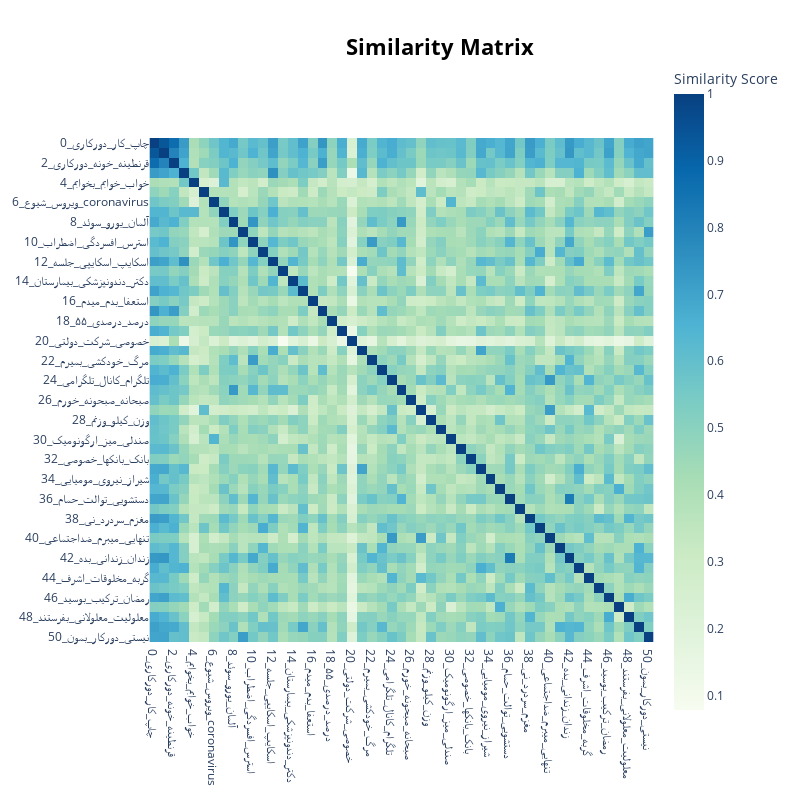

The notebook cell saved with this chart:
### Code cell
topic_model.visualize_heatmap()

### Figure 1 — Plotly figure (JSON) as saved in the notebook; plotly's stock layout.template omitted (floating-point values rounded to 4 significant figures; data arrays with more than 128 entries replaced by an {"elided": "..."} marker saying what was removed)
{"data": [{"coloraxis": "coloraxis", "hovertemplate": "x: %{x}<br>y: %{y}<br>Similarity Score: %{z}<extra></extra>", "name": "0", "type": "heatmap", "x": ["0_چاپ_کار_دورکاری", "1_نمی_خونه_دورکاری", "2_قرنطینه_خونه_دورکاری", "3_واکسن_واکسیناسیون_واکسینه", "4_خواب_خوابم_بخوابم", "5_ترافیک_کاهش_تاکسی", "6_ویروس_شیوع_coronavirus", "7_توییتر_توییت_توئیت", "8_آلمان_یورو_سوئد", "9_اینستاگرام_ادمین_پروژه", "10_استرس_افسردگی_اضطراب", "11_امنیت_امنیتی_سایبری", "12_اسکایپ_اسکایپی_جلسه", "13_بیمه_رد_حقوق", "14_دکتر_دندونپزشکی_بیمارستان", "15_کانادا_کانادایی_تورنتو", "16_استعفا_بدم_میدم", "17_برف_برفی_پنجره", "18_درصد_درصدی_۵۵", "19_متنفرم_متنفر_رمضون", "20_خصوصی_شرکت_دولتی", "21_یوتیوب_ویدئو_یوتوب", "22_مرگ_خودکشی_بمیرم", "23_آشپزی_پیتزا_سیر", "24_تلگرام_کانال_تلگرامی", "25_سگ_سگم_توش", "26_صبحانه_صبحونه_خورم", "27_سیگار_بکشم_بکشی", "28_وزن_کیلو_وزنم", "29_مترو_قطار_اتوبوس", "30_صندلی_میز_ارگونومیک", "31_ترکیه_استانبول_ریموت", "32_بانک_بانکها_خصوصی", "33_سربازی_سرباز_امریه", "34_شیراز_نیروی_مومیایی", "35_php_برنامه_نویس", "36_دستشویی_توالت_حمام", "37_اپل_گیرانه_کارمندان", "38_مغزم_سردرد_نی", "39_ناهار_شام_غذا", "40_تنهایی_میبرم_ضداجتماعی", "41_html_css_مسلط", "42_زندان_زندانی_بده", "43_قهوه_کافه_مصرف", "44_گربه_مخلوقات_اشرف", "45_ناسا_مریخ_هدایت", "46_رمضان_ترکیب_بوسید", "47_آمازون_کارمندانش_تمدید", "48_معلولیت_معلولانی_بفرستند", "49_اسپانیا_کشور_قانون", "50_نیستی_دورکار_بمون"], "xaxis": "x", "y": ["0_چاپ_کار_دورکاری", "1_نمی_خونه_دورکاری", "2_قرنطینه_خونه_دورکاری", "3_واکسن_واکسیناسیون_واکسینه", "4_خواب_خوابم_بخوابم", "5_ترافیک_کاهش_تاکسی", "6_ویروس_شیوع_coronavirus", "7_توییتر_توییت_توئیت", "8_آلمان_یورو_سوئد", "9_اینستاگرام_ادمین_پروژه", "10_استرس_افسردگی_اضطراب", "11_امنیت_امنیتی_سایبری", "12_اسکایپ_اسکایپی_جلسه", "13_بیمه_رد_حقوق", "14_دکتر_دندونپزشکی_بیمارستان", "15_کانادا_کانادایی_تورنتو", "16_استعفا_بدم_میدم", "17_برف_برفی_پنجره", "18_درصد_درصدی_۵۵", "19_متنفرم_متنفر_رمضون", "20_خصوصی_شرکت_دولتی", "21_یوتیوب_ویدئو_یوتوب", "22_مرگ_خودکشی_بمیرم", "23_آشپزی_پیتزا_سیر", "24_تلگرام_کانال_تلگرامی", "25_سگ_سگم_توش", "26_صبحانه_صبحونه_خورم", "27_سیگار_بکشم_بکشی", "28_وزن_کیلو_وزنم", "29_مترو_قطار_اتوبوس", "30_صندلی_میز_ارگونومیک", "31_ترکیه_استانبول_ریموت", "32_بانک_بانکها_خصوصی", "33_سربازی_سرباز_امریه", "34_شیراز_نیروی_مومیایی", "35_php_برنامه_نویس", "36_دستشویی_توالت_حمام", "37_اپل_گیرانه_کارمندان", "38_مغزم_سردرد_نی", "39_ناهار_شام_غذا", "40_تنهایی_میبرم_ضداجتماعی", "41_html_css_مسلط", "42_زندان_زندانی_بده", "43_قهوه_کافه_مصرف", "44_گربه_مخلوقات_اشرف", "45_ناسا_مریخ_هدایت", "46_رمضان_ترکیب_بوسید", "47_آمازون_کارمندانش_تمدید", "48_معلولیت_معلولانی_بفرستند", "49_اسپانیا_کشور_قانون", "50_نیستی_دورکار_بمون"], "yaxis": "y", "z": {"elided": "51x51 float values"}}], "layout": {"coloraxis": {"colorbar": {"title": {"text": "Similarity Score"}}, "colorscale": [[0, "rgb(247,252,240)"], [0.125, "rgb(224,243,219)"], [0.25, "rgb(204,235,197)"], [0.375, "rgb(168,221,181)"], [0.5, "rgb(123,204,196)"], [0.625, "rgb(78,179,211)"], [0.75, "rgb(43,140,190)"], [0.875, "rgb(8,104,172)"], [1, "rgb(8,64,129)"]]}, "height": 800, "hoverlabel": {"bgcolor": "white", "font": {"family": "Rockwell", "size": 16}}, "legend": {"title": {"text": "Trend"}}, "margin": {"t": 60}, "showlegend": true, "title": {"font": {"color": "Black", "size": 22}, "text": "<b>Similarity Matrix", "x": 0.55, "xanchor": "center", "y": 0.95, "yanchor": "top"}, "width": 800, "xaxis": {"anchor": "y", "constrain": "domain", "domain": [0, 1], "scaleanchor": "y"}, "yaxis": {"anchor": "x", "autorange": "reversed", "constrain": "domain", "domain": [0, 1]}}}
